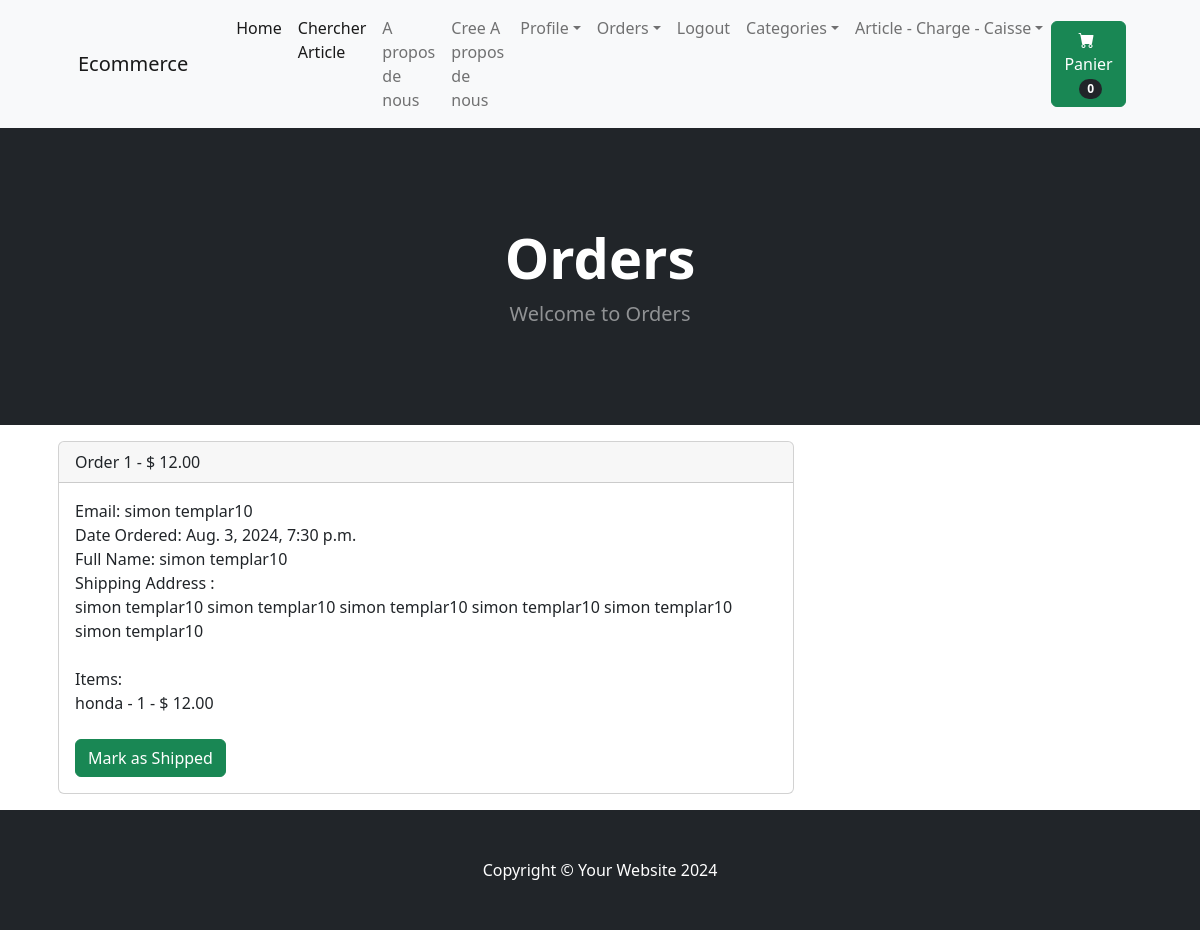
The page /payment/orders/1 (signed in) on the database as committed earlier.
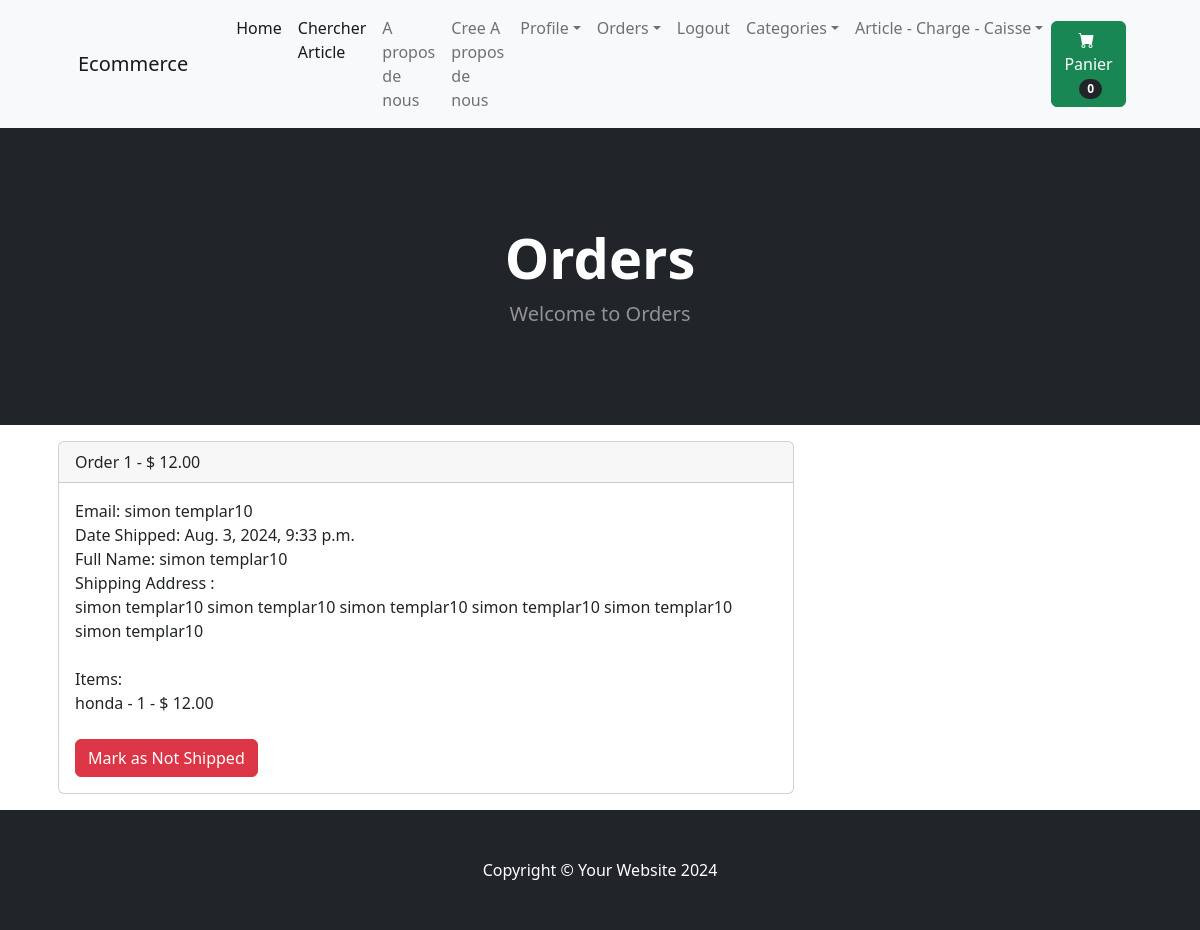
The same page on the database as committed later.
### payment_app/models.py (models this page shows, shortened)
class Order(models.Model):
    user = models.ForeignKey(User, on_delete=models.CASCADE, null=True, blank=True)
    full_name = models.CharField(max_length=255, null=True, blank=True)
    email = models.EmailField(max_length=255, null=True, blank=True)
    shipping_address = models.TextField(max_length=15000, null=True, blank=True)
    amount_paid = models.DecimalField(max_digits=10,decimal_places=2, null=True, blank=True)
    date_ordered = models.DateTimeField(auto_now_add=True)
    shipped=models.BooleanField(default=False, null=True, blank=True)
    date_shipped=models.DateTimeField(null=True, blank=True)

### payment_app/views.py (the view, shortened to what this page needs)
# urls.py: path('orders/<int:pk>', views.orders, name='orders'),
def orders(request, pk):
    if request.user.is_authenticated and request.user.is_superuser:
        order = Order.objects.get(id=pk)
        items = OrderItem.objects.filter(order=pk)
        return render(request, "payment_app/orders.html", {"order":order, "items":items})
    else:
        messages.success(request, "Access Denied.....")
        return redirect('home')

### cart_app/cart.py (called while the page is built)
    def __len__(self):
        return len(self.cart)

### cart_app/context_processors.py (called while the page is built)
def cart(request):
    context={'cart':Cart(request)}
    return context

### store_app/models.py (called while the page is built)
    def __str__(self) :
        return self.name

### payment_app/templates/payment_app/orders.html (shortened to what this page needs)
{% extends 'store_app/base.html' %}
{% block content %}
 <header class="bg-dark py-5">
    <div class="container px-4 px-lg-5 my-5">
        <div class="text-center text-white">
            <h1 class="display-4 fw-bolder">Orders</h1>
            <p class="lead fw-normal text-white-50 mb-0">Welcome to Orders</p>
        </div>
    </div>
</header>
<div class="container">
    <div class="row">
        <div class="col-8 m-3">
     <div class="card">
        <div class="card-header">
            Order {{ order.id }} - $ {{ order.amount_paid }}
        </div>
        <div class="card-body">
         Email: {{ order.email }} <br>
         {% if order.date_shipped %}
         Date Shipped: {{order.date_shipped}}
         {% else %}
         Date Ordered: {{order.date_ordered}}
         {% endif %}
         <br>
         Full Name:  {{order.full_name}} <br>
         Shipping Address : <br>{{order.shipping_address}}
         <br><br>
         Items: <br>
         {% for item in items %}
            {{ item.product }} - {{ item.quantity }} - $ {{ item.price }} <br>
         {% endfor %}
         <br>
         {% if not order.shipped %}
         <form action="" method="post">
            <button type="submit" class="btn btn-success">Mark as Shipped</button>
        </form>
         {% else %}
         <form action="" method="post">
            <button type="submit" class="btn btn-danger">Mark as Not Shipped</button>
        </form>
         {% endif %}
        </div>
      </div>
        </div>
    </div>
</div>
{% endblock %}

Rows that differ between the two databases and show on the page:
changed Order "simon templar10": date_shipped (not shown) → "Aug. 3, 2024, 9:33 p.m."; shipped False → True (drawn); date_ordered "Aug. 3, 2024, 7:30 p.m." → (not shown)
Other text that changed with them:
text no longer shown: "Date Ordered: Mark as Shipped"
text now shown: "Date Shipped: Mark as Not Shipped"
